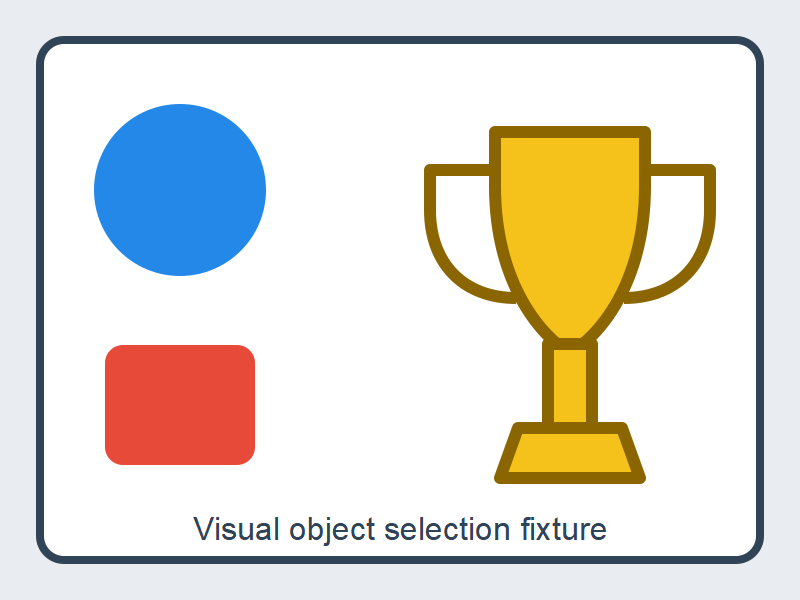
#> input picture tests/visual-object-fixture.png, 800 x 600 px
$ python -i reference_match.py   (imports and definitions only)
#> lines starting #> are read from the running program, lines starting #| are printed output that depends on the picture; after the words box and inside, x2 and y2 are one past the last pixel; in counts of white or black regions, pixels touching at a corner belong together
#> further down, picture is the input picture: shape (600, 800, 3); mean B, G, R 212.1, 220.3, 224.2
#!/usr/bin/env python3
"""Local, deterministic document/reference correspondence check.

The annotation image may be resized, contain a Photoshop frame, or have a few
drawn boxes/arrows.  We combine feature geometry with edge-template matching;
the result is only an authorization gate and never supplies edit coordinates.
"""

from __future__ import annotations

import argparse
import json
import math
import sys

import cv2
import numpy as np


MAX_PIXELS = 12 * 1024 * 1024
MAX_EDGE = 4096


# [36 lines left out: functions load_image, resize_max, normalized_correlation, histogram_similarity, not called in this run]


def edge_image(image: np.ndarray) -> np.ndarray:
    gray = cv2.cvtColor(image, cv2.COLOR_BGR2GRAY)
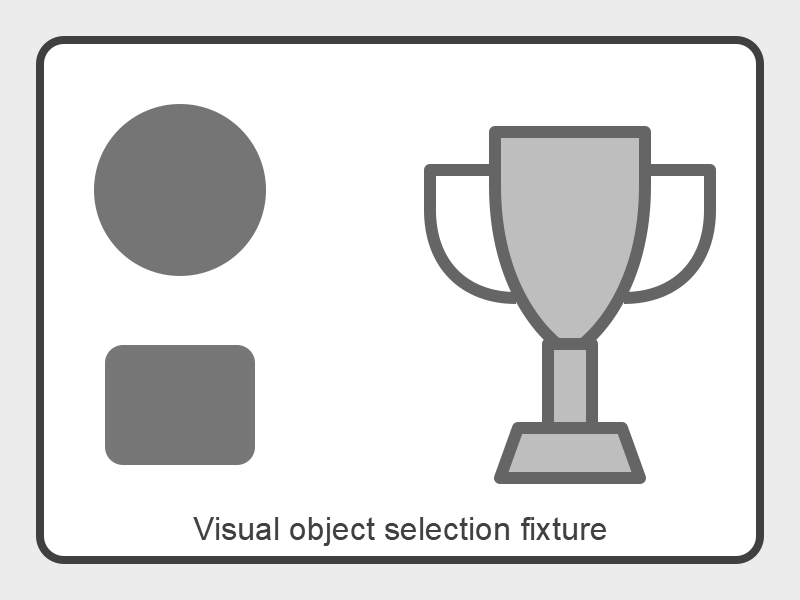
#> gray: shape (600, 800); min 64, max 255, mean 220.5
    gray = cv2.GaussianBlur(gray, (3, 3), 0)
    return cv2.Canny(gray, 45, 135)
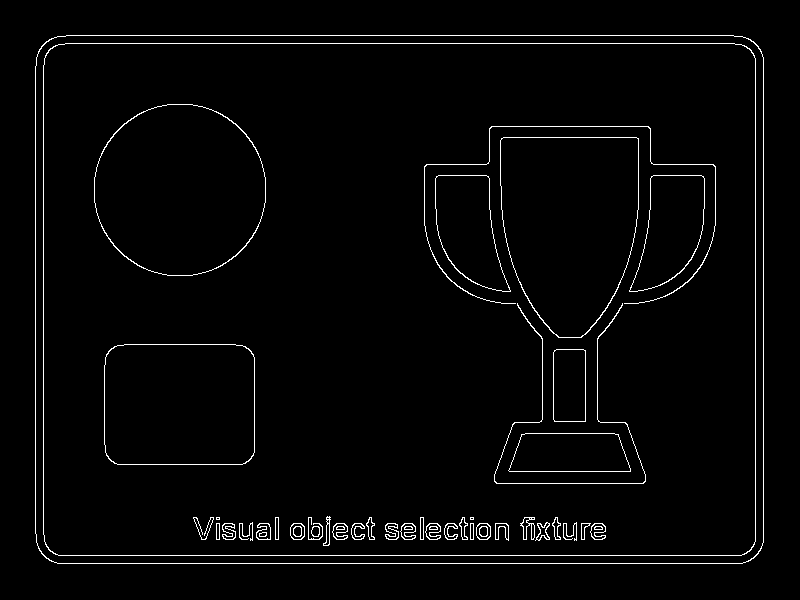
#> returned value: shape (600, 800); 2.4% white in thin lines or dots, all inside (x1, y1, x2, y2) = (35, 35, 764, 564)


# [119 lines left out: functions direct_score, orb_score, template_score, compare, self_test, main, not called in this run]


# [6 lines not run here, left out]

>>> import cv2
>>> picture = cv2.imread('../tests/visual-object-fixture.png')
>>> result = edge_image(picture)
